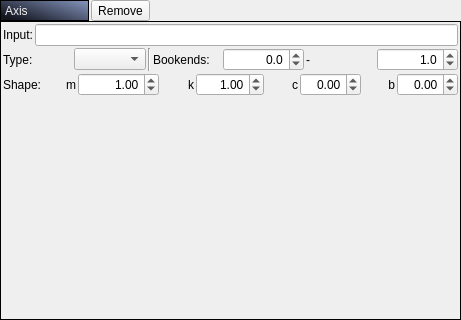
<?xml version="1.0" encoding="UTF-8"?>
<ui version="4.0">
 <class>Axis</class>
 <widget class="QWidget" name="Axis">
  <property name="geometry">
   <rect>
    <x>0</x>
    <y>0</y>
    <width>461</width>
    <height>320</height>
   </rect>
  </property>
  <property name="sizePolicy">
   <sizepolicy hsizetype="Fixed" vsizetype="Fixed">
    <horstretch>0</horstretch>
    <verstretch>0</verstretch>
   </sizepolicy>
  </property>
  <property name="minimumSize">
   <size>
    <width>360</width>
    <height>220</height>
   </size>
  </property>
  <property name="windowTitle">
   <string>Form</string>
  </property>
  <layout class="QVBoxLayout" name="verticalLayout_2">
   <property name="spacing">
    <number>0</number>
   </property>
   <property name="leftMargin">
    <number>0</number>
   </property>
   <property name="topMargin">
    <number>0</number>
   </property>
   <property name="rightMargin">
    <number>0</number>
   </property>
   <property name="bottomMargin">
    <number>0</number>
   </property>
   <item>
    <layout class="QHBoxLayout" name="horizontalLayout_4">
     <property name="spacing">
      <number>2</number>
     </property>
     <item>
      <widget class="QFrame" name="frame_2">
       <property name="styleSheet">
        <string notr="true">.QFrame {background-color: qlineargradient(spread:pad, x1:0, y1:0.739, x2:0.965174, y2:0.034, stop:0 rgba(19, 21, 31, 255), stop:1 rgba(130, 146, 185, 255))}</string>
       </property>
       <property name="frameShape">
        <enum>QFrame::StyledPanel</enum>
       </property>
       <property name="frameShadow">
        <enum>QFrame::Raised</enum>
       </property>
       <layout class="QHBoxLayout" name="horizontalLayout_3">
        <property name="leftMargin">
         <number>4</number>
        </property>
        <property name="topMargin">
         <number>1</number>
        </property>
        <property name="rightMargin">
         <number>60</number>
        </property>
        <property name="bottomMargin">
         <number>1</number>
        </property>
        <item>
         <widget class="QLabel" name="title">
          <property name="styleSheet">
           <string notr="true">color: rgb(238, 238, 236);
font: 12pt &quot;Sans&quot;;</string>
          </property>
          <property name="text">
           <string>Axis</string>
          </property>
         </widget>
        </item>
       </layout>
      </widget>
     </item>
     <item>
      <widget class="QToolButton" name="remove">
       <property name="text">
        <string>Remove</string>
       </property>
       <property name="icon">
        <iconset resource="../../icons.qrc">
         <normaloff>:/icon/remove</normaloff>:/icon/remove</iconset>
       </property>
      </widget>
     </item>
     <item>
      <spacer name="horizontalSpacer">
       <property name="orientation">
        <enum>Qt::Horizontal</enum>
       </property>
       <property name="sizeHint" stdset="0">
        <size>
         <width>40</width>
         <height>20</height>
        </size>
       </property>
      </spacer>
     </item>
    </layout>
   </item>
   <item>
    <widget class="QFrame" name="frame">
     <property name="frameShape">
      <enum>QFrame::Box</enum>
     </property>
     <property name="frameShadow">
      <enum>QFrame::Plain</enum>
     </property>
     <layout class="QVBoxLayout" name="verticalLayout">
      <property name="spacing">
       <number>2</number>
      </property>
      <property name="leftMargin">
       <number>2</number>
      </property>
      <property name="topMargin">
       <number>2</number>
      </property>
      <property name="rightMargin">
       <number>2</number>
      </property>
      <property name="bottomMargin">
       <number>2</number>
      </property>
      <item>
       <layout class="QHBoxLayout" name="horizontalLayout_2">
        <item>
         <widget class="QLabel" name="label_6">
          <property name="text">
           <string>Input:</string>
          </property>
         </widget>
        </item>
        <item>
         <widget class="QLineEdit" name="input"/>
        </item>
       </layout>
      </item>
      <item>
       <layout class="QHBoxLayout" name="horizontalLayout_5">
        <item>
         <widget class="QLabel" name="label">
          <property name="text">
           <string>Type:</string>
          </property>
         </widget>
        </item>
        <item>
         <widget class="QComboBox" name="type"/>
        </item>
        <item>
         <widget class="Line" name="line">
          <property name="orientation">
           <enum>Qt::Vertical</enum>
          </property>
         </widget>
        </item>
        <item>
         <widget class="QLabel" name="label_7">
          <property name="text">
           <string>Bookends:</string>
          </property>
         </widget>
        </item>
        <item>
         <widget class="QDoubleSpinBox" name="min">
          <property name="alignment">
           <set>Qt::AlignRight|Qt::AlignTrailing|Qt::AlignVCenter</set>
          </property>
          <property name="decimals">
           <number>1</number>
          </property>
          <property name="minimum">
           <double>-1000000.000000000000000</double>
          </property>
          <property name="maximum">
           <double>1000000.000000000000000</double>
          </property>
         </widget>
        </item>
        <item>
         <widget class="QLabel" name="label_8">
          <property name="text">
           <string>-</string>
          </property>
         </widget>
        </item>
        <item>
         <widget class="QDoubleSpinBox" name="max">
          <property name="alignment">
           <set>Qt::AlignRight|Qt::AlignTrailing|Qt::AlignVCenter</set>
          </property>
          <property name="decimals">
           <number>1</number>
          </property>
          <property name="minimum">
           <double>-1000000.000000000000000</double>
          </property>
          <property name="maximum">
           <double>1000000.000000000000000</double>
          </property>
          <property name="singleStep">
           <double>1.000000000000000</double>
          </property>
          <property name="value">
           <double>1.000000000000000</double>
          </property>
         </widget>
        </item>
       </layout>
      </item>
      <item>
       <layout class="QHBoxLayout" name="horizontalLayout">
        <property name="spacing">
         <number>2</number>
        </property>
        <item>
         <widget class="QLabel" name="label_9">
          <property name="text">
           <string>Shape:</string>
          </property>
         </widget>
        </item>
        <item>
         <widget class="QLabel" name="label_2">
          <property name="text">
           <string>m</string>
          </property>
          <property name="alignment">
           <set>Qt::AlignRight|Qt::AlignTrailing|Qt::AlignVCenter</set>
          </property>
         </widget>
        </item>
        <item>
         <widget class="QDoubleSpinBox" name="m">
          <property name="alignment">
           <set>Qt::AlignRight|Qt::AlignTrailing|Qt::AlignVCenter</set>
          </property>
          <property name="minimum">
           <double>-10000.000000000000000</double>
          </property>
          <property name="maximum">
           <double>10000.000000000000000</double>
          </property>
          <property name="singleStep">
           <double>0.050000000000000</double>
          </property>
          <property name="value">
           <double>1.000000000000000</double>
          </property>
         </widget>
        </item>
        <item>
         <widget class="QLabel" name="label_3">
          <property name="text">
           <string>k</string>
          </property>
          <property name="alignment">
           <set>Qt::AlignRight|Qt::AlignTrailing|Qt::AlignVCenter</set>
          </property>
         </widget>
        </item>
        <item>
         <widget class="QDoubleSpinBox" name="k">
          <property name="alignment">
           <set>Qt::AlignRight|Qt::AlignTrailing|Qt::AlignVCenter</set>
          </property>
          <property name="prefix">
           <string/>
          </property>
          <property name="minimum">
           <double>-100.000000000000000</double>
          </property>
          <property name="maximum">
           <double>100.000000000000000</double>
          </property>
          <property name="singleStep">
           <double>0.050000000000000</double>
          </property>
          <property name="value">
           <double>1.000000000000000</double>
          </property>
         </widget>
        </item>
        <item>
         <widget class="QLabel" name="label_4">
          <property name="text">
           <string>c</string>
          </property>
          <property name="scaledContents">
           <bool>false</bool>
          </property>
          <property name="alignment">
           <set>Qt::AlignRight|Qt::AlignTrailing|Qt::AlignVCenter</set>
          </property>
         </widget>
        </item>
        <item>
         <widget class="QDoubleSpinBox" name="c">
          <property name="alignment">
           <set>Qt::AlignRight|Qt::AlignTrailing|Qt::AlignVCenter</set>
          </property>
          <property name="minimum">
           <double>-10.000000000000000</double>
          </property>
          <property name="maximum">
           <double>10.000000000000000</double>
          </property>
          <property name="singleStep">
           <double>0.010000000000000</double>
          </property>
         </widget>
        </item>
        <item>
         <widget class="QLabel" name="label_5">
          <property name="text">
           <string>b</string>
          </property>
          <property name="alignment">
           <set>Qt::AlignRight|Qt::AlignTrailing|Qt::AlignVCenter</set>
          </property>
         </widget>
        </item>
        <item>
         <widget class="QDoubleSpinBox" name="b">
          <property name="alignment">
           <set>Qt::AlignRight|Qt::AlignTrailing|Qt::AlignVCenter</set>
          </property>
          <property name="minimum">
           <double>-10.000000000000000</double>
          </property>
          <property name="maximum">
           <double>10.000000000000000</double>
          </property>
          <property name="singleStep">
           <double>0.010000000000000</double>
          </property>
         </widget>
        </item>
       </layout>
      </item>
      <item>
       <widget class="GraphWidget" name="graphWidget" native="true">
        <property name="sizePolicy">
         <sizepolicy hsizetype="Preferred" vsizetype="MinimumExpanding">
          <horstretch>0</horstretch>
          <verstretch>0</verstretch>
         </sizepolicy>
        </property>
        <property name="minimumSize">
         <size>
          <width>0</width>
          <height>200</height>
         </size>
        </property>
        <property name="autoFillBackground">
         <bool>false</bool>
        </property>
       </widget>
      </item>
     </layout>
    </widget>
   </item>
  </layout>
 </widget>
 <customwidgets>
  <customwidget>
   <class>GraphWidget</class>
   <extends>QWidget</extends>
   <header>GraphWidget.hpp</header>
   <container>1</container>
  </customwidget>
 </customwidgets>
 <resources>
  <include location="../../icons.qrc"/>
 </resources>
 <connections/>
</ui>
